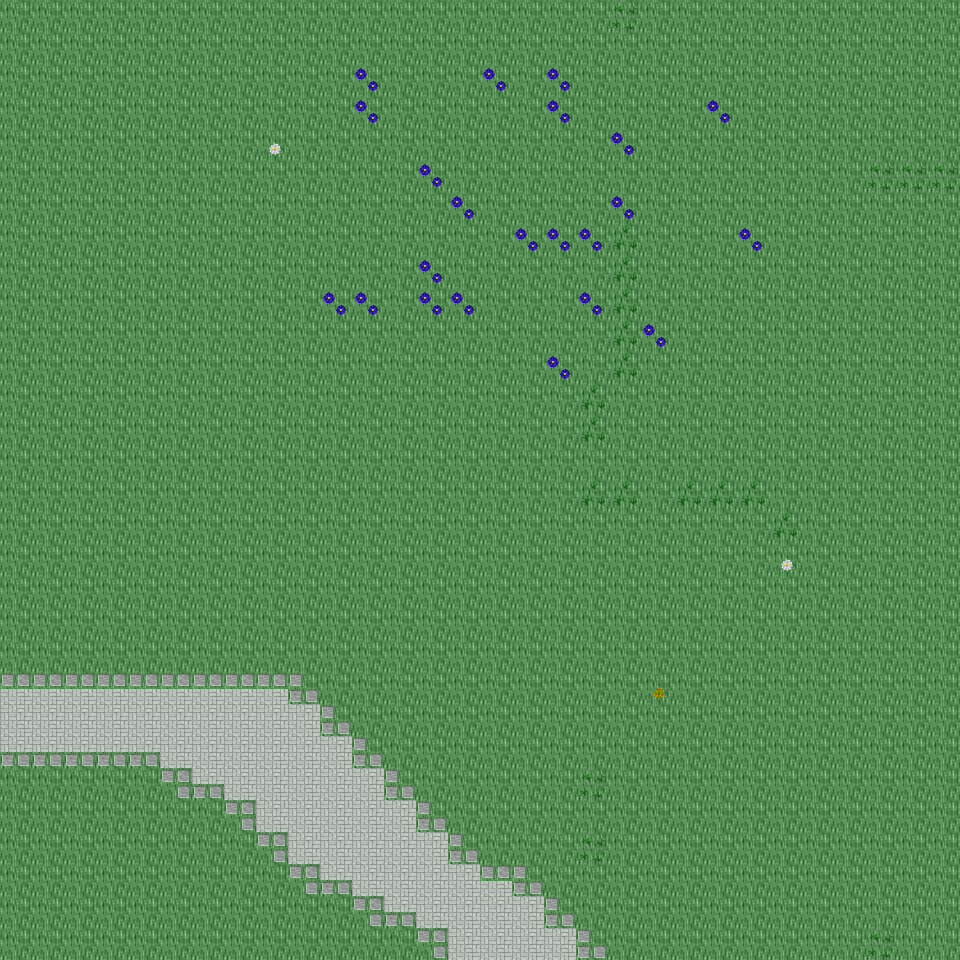

This game map was drawn from its Tiled (.tmx) file and the tilesets committed beside it. A one-line description and the trimmed map source follow:
An orthogonal 30x30 tile map with 32x32 px tiles, 6 tile layers (Ground, Object, Object2, Above, ...), 18 tilesets and 3 objects (3x mapExit).

<map version="1.0" orientation="orthogonal" renderorder="right-down" width="30" height="30" tilewidth="32" tileheight="32" nextobjectid="4">
  <tileset firstgid="1" name="tileset_ground_ground" tilewidth="32" tileheight="32" tilecount="33" columns="3">
    <image source="../drawable/tileset_ground_ground.png" width="96" height="352" />
  </tileset>
  <tileset firstgid="34" name="tileset_plant_flower_daisy_white" tilewidth="32" tileheight="32" tilecount="8" columns="2">
    <image source="../drawable/tileset_plant_flower_daisy_white.png" width="64" height="128" />
  </tileset>
  <tileset firstgid="42" name="tileset_plant_grasses" tilewidth="32" tileheight="32" tilecount="6" columns="3">
    <image source="../drawable/tileset_plant_grasses.png" width="96" height="64" />
  </tileset>
  <tileset firstgid="48" name="tileset_plant_flower_daisy_yellow" tilewidth="32" tileheight="32" tilecount="8" columns="2">
    <image source="../drawable/tileset_plant_flower_daisy_yellow.png" width="64" height="128" />
  </tileset>
  <tileset firstgid="56" name="tileset_plant_flower_daisy_blue" tilewidth="32" tileheight="32" tilecount="8" columns="2">
    <image source="../drawable/tileset_plant_flower_daisy_blue.png" width="64" height="128" />
  </tileset>
  <tileset firstgid="64" name="tileset_plant_flower_daisy_red" tilewidth="32" tileheight="32" tilecount="8" columns="2">
    <image source="../drawable/tileset_plant_flower_daisy_red.png" width="64" height="128" />
  </tileset>
  <tileset firstgid="72" name="tileset_plant_tree_tree_darkgreen" tilewidth="32" tileheight="32" tilecount="88" columns="8">
    <image source="../drawable/tileset_plant_tree_tree_darkgreen.png" width="256" height="352" />
  </tileset>
  <tileset firstgid="160" name="tileset_logic_creature_animal" tilewidth="32" tileheight="32" tilecount="32" columns="8">
    <image source="../drawable/tileset_logic_creature_animal.png" width="256" height="128" />
  </tileset>
  <tileset firstgid="192" name="tileset_logic_creature_elf" tilewidth="32" tileheight="32" tilecount="16" columns="8">
    <image source="../drawable/tileset_logic_creature_elf.png" width="256" height="64" />
  </tileset>
  <tileset firstgid="208" name="tileset_logic_collision" tilewidth="32" tileheight="32" tilecount="1" columns="1">
    <image source="../drawable/tileset_logic_collision.png" width="32" height="32" />
  </tileset>
  <tileset firstgid="209" name="tileset_logic_creature_human_evil" tilewidth="32" tileheight="32" tilecount="16" columns="8">
    <image source="../drawable/tileset_logic_creature_human_evil.png" width="256" height="64" />
  </tileset>
  <tileset firstgid="225" name="tileset_logic_portal" tilewidth="32" tileheight="32" tilecount="24" columns="8">
    <image source="../drawable/tileset_logic_portal.png" width="256" height="96" />
  </tileset>
  <tileset firstgid="249" name="tileset_ground_green_paving" tilewidth="32" tileheight="32" tilecount="18" columns="3">
    <image source="../drawable/tileset_ground_green_paving.png" width="96" height="192" />
  </tileset>
  <tileset firstgid="267" name="tileset_ground_water_swamp_water" tilewidth="32" tileheight="32" tilecount="33" columns="3">
    <image source="../drawable/tileset_ground_water_swamp_water.png" width="96" height="352" />
  </tileset>
  <tileset firstgid="300" name="tileset_plant_grasses_swamp" tilewidth="32" tileheight="32" tilecount="42" columns="6">
    <image source="../drawable/tileset_plant_grasses_swamp.png" width="192" height="224" />
  </tileset>
  <tileset firstgid="342" name="tileset_logic_protection" tilewidth="32" tileheight="32" tilecount="2" columns="2">
    <image source="../drawable/tileset_logic_protection.png" width="64" height="32" />
  </tileset>
  <tileset firstgid="344" name="tileset_logic_creature_ogre" tilewidth="32" tileheight="32" tilecount="4" columns="4">
    <image source="../drawable/tileset_logic_creature_ogre.png" width="128" height="32" />
  </tileset>
  <tileset firstgid="348" name="tileset_logic_creature_undead_skeleton" tilewidth="32" tileheight="32" tilecount="6" columns="6">
    <image source="../drawable/tileset_logic_creature_undead_skeleton.png" width="192" height="32" />
  </tileset>
  <layer name="Ground" width="30" height="30">
    <data>[900 cells, 900 non-empty, 2 distinct tile ids]</data>
  </layer>
  <layer name="Object" width="30" height="30">
    <data>[900 cells, 78 non-empty, 9 distinct tile ids]</data>
  </layer>
  <layer name="Object2" width="30" height="30">
    <data>[900 cells, 0 non-empty, 0 distinct tile ids]</data>
  </layer>
  <layer name="Above" width="30" height="30">
    <data>[900 cells, 0 non-empty, 0 distinct tile ids]</data>
  </layer>
  <layer name="Above2" width="30" height="30">
    <data>[900 cells, 0 non-empty, 0 distinct tile ids]</data>
  </layer>
  <layer name="Walkable" width="30" height="30">
    <data>[900 cells, 0 non-empty, 0 distinct tile ids]</data>
  </layer>
  <objectgroup name="MapEvents">
    <object id="1" name="north" type="mapExit" x="0" y="0" width="960" height="32">
      <properties>
        <property name="map" value="level_0_x187_y59" />
        <property name="x" value="0" />
        <property name="y" value="28" />
      </properties>
    </object>
    <object id="2" name="south" type="mapExit" x="0" y="928" width="960" height="32">
      <properties>
        <property name="map" value="level_0_x187_y61" />
        <property name="x" value="0" />
        <property name="y" value="1" />
      </properties>
    </object>
    <object id="3" name="east" type="mapExit" x="928" y="0" width="32" height="960">
      <properties>
        <property name="map" value="level_0_x188_y60" />
        <property name="x" value="1" />
        <property name="y" value="0" />
      </properties>
    </object>
  </objectgroup>
</map>
